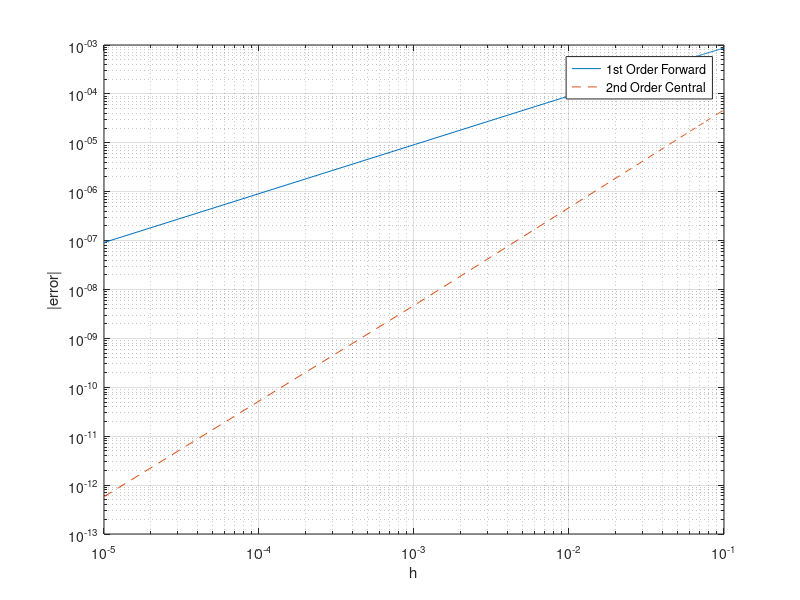

Source code (MATLAB):
%1st order forward scheme
x = 4;
fpexact = (x*cos(x)-3*sin(x))/(x^4);
% double(fpexact)
% h = 0.0001;
% h = logspace(-5,-1,100);
h = linspace(1E-5,1E-1,100);
f = @(x) sin(x)./(x.^3);

fp1 = (f(x+h)-f(x))./h;
error = abs(fpexact - fp1);
loglog(h,error)

%2nd order central scheme
hold on
fp2 = (f(x+h)-f(x-h))./(2*h);
error2 = abs(fpexact - fp2);
loglog(h,error2,'--');
grid on 
legend('1st Order Forward','2nd Order Central')

xlabel('h')
ylabel('|error|')